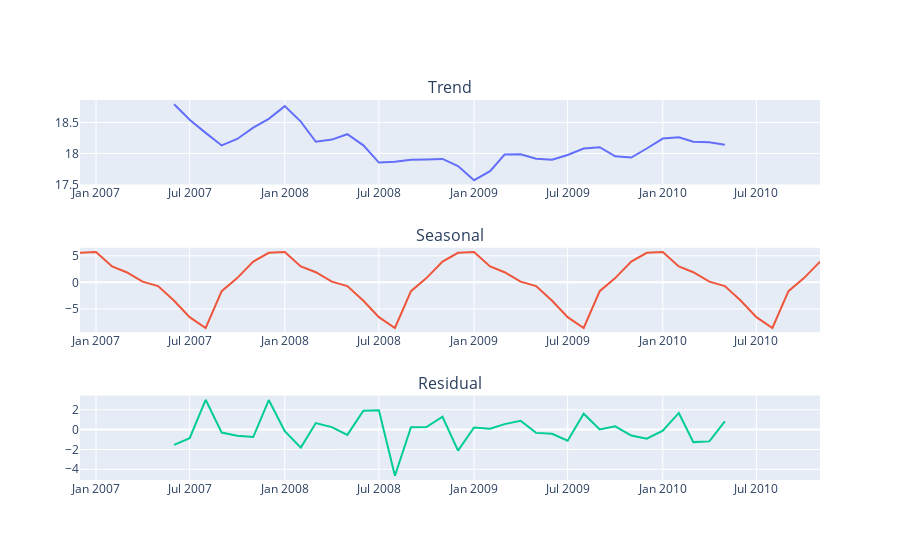

Source (notebook cell):
### Markdown cell above
The null values are due the fact that the trend component is calculated with a rolling average that is not defined at the beginning and end of the series.

### Code cell
cols = ["Trend", "Seasonal", "Residual"]

fig = make_subplots(rows=3, cols=1, subplot_titles=cols)

for i, col in enumerate(cols):
    fig.add_trace(
        go.Scatter(x=Energy_df.index, y=Energy_df[col]),
        row=i+1,
        col=1
    )

fig.update_layout(showlegend=False)
fig.show()
